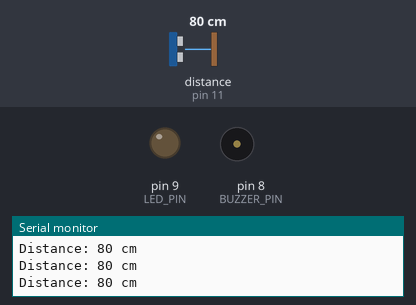
This sketch was run on a simulated Arduino Uno, built with avr-gcc and run on an emulated ATmega328P. Parts: output pins drawn as LEDs (lit = HIGH), buzzer (waves = sounding), the last lines printed to the serial monitor. Wiring (inferred from the names in the program): ultrasonic range finder: trigger pin 12; echo pin 11. Inputs (shaded band) come from the test bench; at power-on: distance to the obstacle (sensor on pin 11) 80 cm. The echo pulse lasts 58.3 µs per cm; pins used as bus, display or sensor lines are not drawn.

Above: at 1.2 s.
1.3 s: distance to the obstacle (sensor on pin 11) set to 22 cm
2.8 s: distance to the obstacle (sensor on pin 11) set to 19 cm
At 4.0 s:
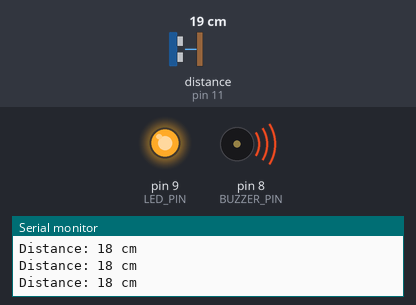
4.3 s: distance to the obstacle (sensor on pin 11) set to 35 cm
At 5.3 s:
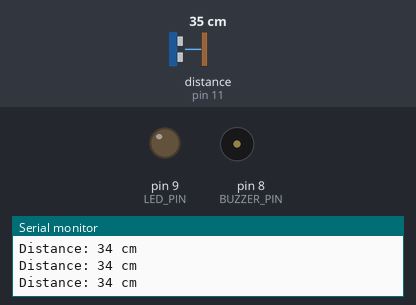
5.8 s: distance to the obstacle (sensor on pin 11) set to 2 cm
At 6.8 s:
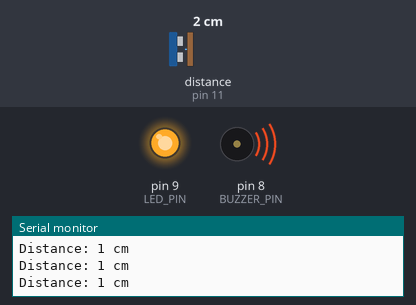
Timing chart, 0 to 8.3 s (numbered marks = the images above; inputs shaded):
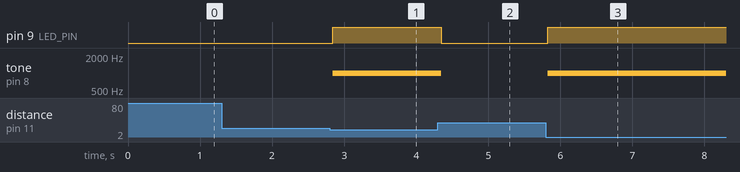

The sketch:

T2_alarm_starter.ino
```cpp
// ============================================================
// Project 3 - Don't Get Too Close (Proximity Alarm)
// Tier 2 STARTER: design your own alarm
// ============================================================
//
// This is the full alarm, but with four easy settings at the top that
// YOU get to change. Start by changing just the numbers and true/false
// values in the "THINGS YOU CAN CHANGE" box - you do not have to touch
// anything below it.
//
//   THRESHOLD_CM - how close is "too close"?  Try 5, 20, or 50.
//   USE_LED      - should the LED light up?    true or false
//   USE_BUZZER   - should the buzzer beep?      true or false
//   PULSING      - false = stays on solid.      true = blinks / beeps on-off
//
// Ask Claude Code to help you change these, then upload and test.
// Open the Serial Monitor at 9600 baud to see the distance.
// ============================================================


// ====== THINGS YOU CAN CHANGE (this is your design) ======
const int  THRESHOLD_CM = 20;     // how close is "too close", in cm (try 5 / 20 / 50)
const bool USE_LED      = true;   // light the LED when too close?
const bool USE_BUZZER   = true;   // beep the buzzer when too close?
const bool PULSING      = false;  // false = on solid, true = blink/beep on and off
// =========================================================


// ---- PIN NUMBERS (you do not need to change these) ----
const int TRIG_PIN   = 12;  // sensor: sends the ping out
const int ECHO_PIN   = 11;  // sensor: listens for the echo
const int LED_PIN    = 9;   // the alarm light, through a 220 ohm resistor
const int BUZZER_PIN = 8;   // the alarm sound (piezo buzzer)

const int  ALARM_TONE  = 1000;  // buzzer beep, in Hz
const int  PULSE_MS    = 250;   // when PULSING: how long each on/off lasts, in ms
const long SERIAL_BAUD = 9600;  // must match the Serial Monitor


// ============================================================
// readDistanceCm() - ping once and return the distance in centimetres.
// Returns 999 when no echo comes back (nothing is close enough).
// ============================================================
long readDistanceCm() {
  digitalWrite(TRIG_PIN, LOW);
  delayMicroseconds(2);
  digitalWrite(TRIG_PIN, HIGH);
  delayMicroseconds(10);
  digitalWrite(TRIG_PIN, LOW);

  long duration = pulseIn(ECHO_PIN, HIGH, 30000UL);

  if (duration == 0) {
    return 999;
  }
  return duration / 58;
}


// ---- small helpers so the loop stays easy to read ----
void alarmOn() {
  if (USE_LED)    digitalWrite(LED_PIN, HIGH);
  if (USE_BUZZER) tone(BUZZER_PIN, ALARM_TONE);
}

void alarmOff() {
  if (USE_LED)    digitalWrite(LED_PIN, LOW);
  if (USE_BUZZER) noTone(BUZZER_PIN);
}


// ============================================================
// setup() runs ONE time when the Arduino powers on or resets.
// ============================================================
void setup() {
  pinMode(TRIG_PIN, OUTPUT);
  pinMode(ECHO_PIN, INPUT);
  pinMode(LED_PIN, OUTPUT);
  pinMode(BUZZER_PIN, OUTPUT);

  alarmOff();

  Serial.begin(SERIAL_BAUD);
  Serial.println("=================================");
  Serial.println("   DON'T GET TOO CLOSE - your alarm");
  Serial.println("=================================");
  Serial.println();
}


// ============================================================
// loop() runs OVER AND OVER, forever. Each pass = one check.
// ============================================================
void loop() {
  long distanceCm = readDistanceCm();

  Serial.print("Distance: ");
  Serial.print(distanceCm);
  Serial.println(" cm");

  bool tooClose = (distanceCm < THRESHOLD_CM);

  if (tooClose && PULSING) {
    // Blink / beep on and off: on for PULSE_MS, off for PULSE_MS, repeating.
    bool onNow = (millis() / PULSE_MS) % 2 == 0;
    if (onNow) {
      alarmOn();
    } else {
      alarmOff();
    }
  } else if (tooClose) {
    alarmOn();        // too close, not pulsing -> steady alarm
  } else {
    alarmOff();       // far enough -> everything off
  }

  delay(50);  // short pause so pulsing looks smooth
}
```

Measured:
- the behaviour switches between 21 and 20 cm on distance to the obstacle (sensor on pin 11) (found by bisection; images 0 and 1)
- after the input at 2.8 s, pin 9 (LED_PIN): LOW → HIGH at once; tone on pin 8 (BUZZER_PIN): silent → 1000 Hz at once
- after the input at 4.3 s, pin 9 (LED_PIN): HIGH → LOW after 0.05 s; tone on pin 8 (BUZZER_PIN): 1000 Hz → silent after 0.05 s
- after the input at 5.8 s, pin 9 (LED_PIN): LOW → HIGH at once; tone on pin 8 (BUZZER_PIN): silent → 1000 Hz at once
